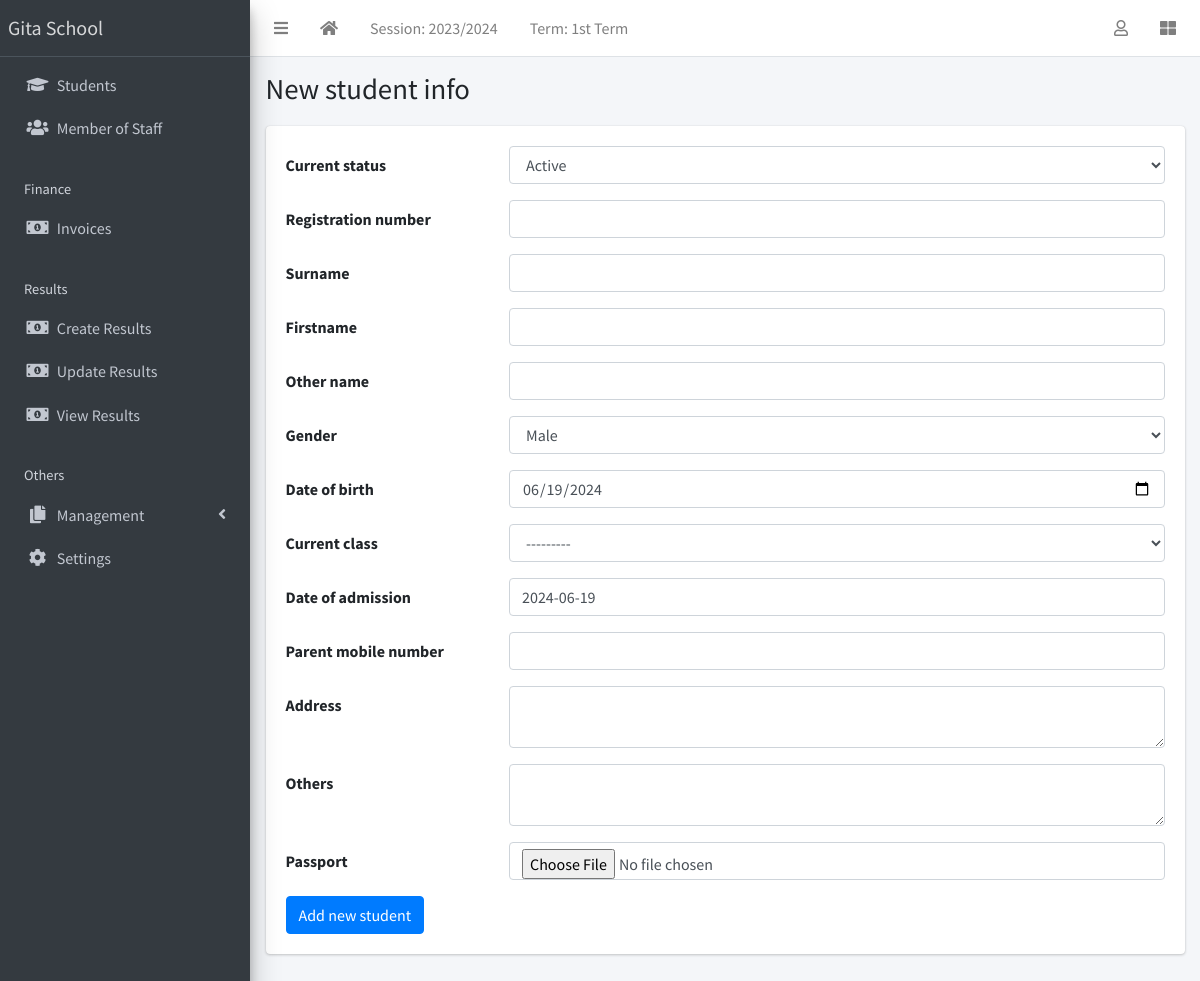
/student/create/ (signed in), run on the app's committed database.
### apps/corecode/models.py (models this page shows, shortened)
class AcademicSession(models.Model):
    name = models.CharField(max_length=200, unique=True)
    current = models.BooleanField(default=True)
    class Meta:
        ordering = ["-name"]

class AcademicTerm(models.Model):
    name = models.CharField(max_length=20, unique=True)
    current = models.BooleanField(default=True)
    class Meta:
        ordering = ["name"]

class SiteConfig(models.Model):
    key = models.SlugField()
    value = models.CharField(max_length=200)

### apps/students/views.py (the view)
# urls.py: path("create/", StudentCreateView.as_view(), name="student-create"),
class StudentCreateView(LoginRequiredMixin, SuccessMessageMixin, CreateView):
    model = Student
    fields = "__all__"
    success_message = "New student successfully added."
    def get_form(self):
        form = super(StudentCreateView, self).get_form()
        form.fields["date_of_birth"].widget = widgets.DateInput(attrs={"type": "date"})
        form.fields["address"].widget = widgets.Textarea(attrs={"rows": 2})
        form.fields["others"].widget = widgets.Textarea(attrs={"rows": 2})
        return form

### apps/corecode/context_processors.py (called while the page is built)
def site_defaults(request):
    current_session = AcademicSession.objects.get(current=True)
    current_term = AcademicTerm.objects.get(current=True)
    vals = SiteConfig.objects.all()
    contexts = {
        "current_session": current_session.name,
        "current_term": current_term.name,
    }
    for val in vals:
        contexts[val.key] = val.value
    return contexts

### apps/corecode/models.py (called while the page is built)
    def __str__(self):
        return self.name

### apps/students/templates/students/student_form.html (shortened to what this page needs)
{% extends 'base.html' %}
{% block title %}
  {% if object %}
    Update {{ object }}
  {% else %}
    New student info
  {% endif %}
{% endblock title %}
{% block content %}
<form action="" method="POST" enctype="multipart/form-data">
  {% include 'corecode/form_snippet.html' %}
  {% if object %}
    <input type="submit" class="btn btn-primary" value="Save changes">
  {% else %}
    <input type="submit" class="btn btn-primary" value="Add new student">
  {% endif %}
</form>
{% endblock content %}

### templates/base.html (shortened to what this page needs)
{% load static %}
<!DOCTYPE html>
<html lang="en">
<head>
  <link rel="stylesheet" href="{% static 'plugins/fontawesome-free/css/all.min.css' %}">
  <link rel="stylesheet" href="{% static 'plugins/toastr/toastr.min.css' %}">
  <link rel="stylesheet"
    href="{% static 'plugins/overlayScrollbars/css/OverlayScrollbars.min.css' %}">
  <link rel="stylesheet" href="{% static 'plugins/Datatables/datatables.min.css' %}" />
  <link rel="stylesheet" href="{% static 'dist/css/adminlte.min.css' %}">
</head>
<body
  class="hold-transition sidebar-mini layout-fixed layout-navbar-fixed layout-footer-fixed">
  <div class="wrapper">
    <nav class="main-header navbar navbar-expand navbar-white navbar-light">
      <ul class="navbar-nav">
        <li class="nav-item">
          <a class="nav-link" data-widget="pushmenu" href="#" role="button"><i
              class="fas fa-bars"></i></a>
        </li>
        <li class="nav-item d-none d-sm-inline-block">
          <a href="{% url 'home' %} " class="nav-link"><i class="fa fa-home"></i></a>
        </li>
        <li class="nav-item d-none d-sm-inline-block">
          <a href="{% url 'current-session' %}" class="nav-link">Session: {{ current_session }}</a>
        </li>
        <li class="nav-item d-none d-sm-inline-block">
          <a href="{% url 'current-session' %}" class="nav-link">Term: {{ current_term }}</a>
        </li>
      </ul>
      <ul class="navbar-nav ml-auto">
        <li class="nav-item dropdown">
          <a class="nav-link" data-toggle="dropdown" href="#">
            <i class="far fa-user"></i>
          </a>
        </li>
        <li class="nav-item">
          <a class="nav-link" data-widget="control-sidebar" data-slide="true"
            href="#" role="button"><i class="fas fa-th-large"></i></a>
        </li>
      </ul>
    </nav>
    <aside class="main-sidebar sidebar-dark-primary elevation-4">
      <a href="{% url 'home' %}" class="brand-link">{{ school_name | default:"MySchool" }}</a>
      <div class="sidebar">
        <nav class="mt-2">
          <ul class="nav nav-pills nav-sidebar flex-column"
            data-widget="treeview" role="menu" data-accordion="false">
            <li class="nav-item">
              <a href="{% url 'student-list' %}" class="nav-link">
                <i class="nav-icon fas fa-graduation-cap"></i>
                <p>
                  Students
                </p>
              </a>
            </li>
            <li class="nav-item">
              <a href="{% url 'staff-list' %}" class="nav-link">
                <i class="nav-icon fas fa-users"></i>
                <p>
                  Member of Staff
                </p>
              </a>
            </li>
            <li class="nav-header">Finance</li>
            <li class="nav-item">
              <a href="{% url 'invoice-list' %}" class="nav-link">
                <i class="nav-icon fas fa-money-bill-alt"></i>
                <p>
                  Invoices
                </p>
              </a>
            </li>
            <li class="nav-header">Results</li>
            <li class="nav-item">
              <a href="{% url 'create-result' %}" class="nav-link">
                <i class="nav-icon fas fa-money-bill-alt"></i>
                <p>
                  Create Results
                </p>
              </a>
            </li>
            <li class="nav-item">
              <a href="{% url 'edit-results' %}" class="nav-link">
                <i class="nav-icon fas fa-money-bill-alt"></i>
                <p>
                  Update Results
                </p>
              </a>
            </li>
            <li class="nav-item">
              <a href="{% url 'view-results' %}" class="nav-link">
                <i class="nav-icon fas fa-money-bill-alt"></i>
                <p>
                  View Results
                </p>
              </a>
            </li>
            <li class="nav-header">Others</li>
            <li class="nav-item has-treeview">
              <a href="#" class="nav-link">
                <i class="nav-icon fas fa-copy"></i>
                <p>
                  Management
                  <i class="fas fa-angle-left right"></i>
                </p>
              </a>
            </li>
            <li class="nav-item">
              <a href="{% url 'configs' %}" class="nav-link">
                <i class="nav-icon fas fa-cog"></i>
                <p>
                  Settings
                </p>
              </a>
            </li>
          </ul>
        </nav>
      </div>
    </aside>
    <div class="content-wrapper">
      <section class="content-header">
        <div class="container-fluid">
          <div class="row mb-1">
            <div class="col-sm-8">
              <h1>{% block title %}{% endblock title %}</h1>
            </div>
            <div class="col-sm-4">
            </div>
          </div>
        </div>
      </section>
      <section class="content">
        <div class="container-fluid">
          <div class="row">
            <div class="col-md-12">
              {% block fullcard %}
              <div class="card">
                <div class="card-body">
                  <div class="row">
                    <div class="col">
                      {% block content %}
                      {% endblock content %}
                    </div>
                  </div>
                </div>
              </div>
              {% endblock fullcard %}
            </div>
          </div>
        </div>
      </section>
    </div>
  </div>
</body>
</html>

### data on the page
AcademicSession: name "2023/2024"
AcademicTerm: name "1st Term"
SiteConfig: value "Gita School"

### other printed values
{{ field.label }} "Current status" "Registration number" "Surname" "Firstname" "Other name" "Gender" "Date of birth" "Current class" "Date of admission" "Parent mobile number" "Address" "Others" "Passport"
